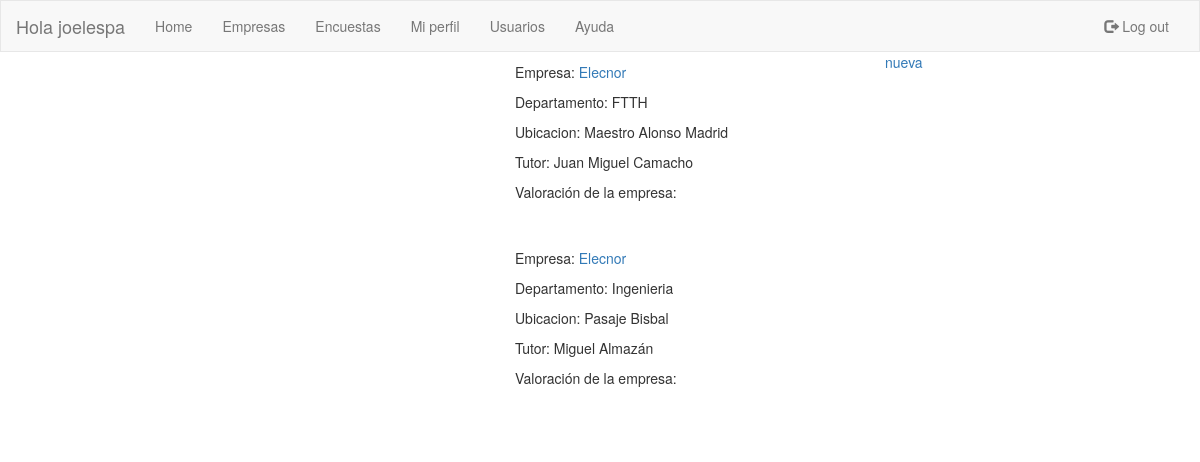
The app's page /empresas/ (signed in) with its own data.
### sopa/models.py (models this page shows)
class usuarios (AbstractUser):
    id_grado = models.IntegerField(null=True,blank=True,default='0')

class empresas (models.Model):
    nombre_empresa = models.TextField(max_length=30,null=True,blank=True,default='')
    created_date = models.DateTimeField(default=timezone.now)
    ubicacion = models.TextField(max_length=40,null=True,blank=True,default='')
    tutor = models.TextField(max_length=25,null=True,blank=True,default='')
    departamento = models.TextField(max_length=20,null=True,blank=True,default='')
    valoracion = models.IntegerField(null=True,blank=True,default='0')

### sopa/views.py (the view)
# urls.py: url(r'^empresas/$', views.lista_empresas, name='lista_empresas'),
@login_required
def lista_empresas(request):
    empresa = empresas.objects.all()
    for x in empresa:
        notamedia(x)
    return render(request, 'sopa/lista_empresas.html', {'titulo': 'SOPA lista empresas' ,'empresas' : empresa})

### sopa/templates/sopa/lista_empresas.html
{% extends "sopa/index.html" %}
{% block content %}
<div class ="row col-md-4 col-md-offset-5">
{% for empresa in empresas %}
  <p> Empresa: <a href= '/empresas/{{empresa.pk}}'>{{empresa.nombre_empresa}}</a>
  <p> Departamento: {{empresa.departamento}} </p>
  <p> Ubicacion: {{empresa.ubicacion}} </p>
  <p> Tutor: {{empresa.tutor}} </p>
  <p>Valoración de la empresa: <span class="rating-static rating-{{empresa.valoracion}}0"></span>
  <br>
{% endfor %}
</div>
<a href="/empresas/new/">nueva</a>
{% endblock content %}

### sopa/templates/sopa/index.html (shortened to what this page needs)
{% load staticfiles %}
<!DOCTYPE html>
<html lang="en">
<head>
  <link rel="stylesheet" href="https://maxcdn.bootstrapcdn.com/bootstrap/3.3.7/css/bootstrap.min.css">
  <link rel="stylesheet" href="{% static 'css/sopa.css' %}">
</head>
<body>
  <nav class="navbar navbar-default">
    <div class="container-fluid">
      <div class="navbar-header">
        <a class="navbar-brand" >Hola {{ user.username }}</a>
      </div>
      <div class="collapse navbar-collapse" id="myNavbar">
        <ul class="nav navbar-nav">
          <li><a href="/">Home</a></li>
          <li><a title="Empresas" href="/empresas">Empresas</a></li>
          <li><a title="Encuestas" href="/encuesta">Encuestas</a></li>
          <li><a title="Mi perfil" href="/usuarios/miperfil">Mi perfil</a></li>
          <li><a title="Usuarios" href="/usuarios">Usuarios</a></li>
          <li><a title="Ayuda" href="#">Ayuda</a></li>
        </ul>
        <ul class="nav navbar-nav navbar-right">
          {% if user.is_authenticated %}
          <li><a href="/logout"><span class="glyphicon glyphicon-log-out"></span> Log out</a></li>
          {% else %}
          <li><a href="/login"><span class="glyphicon glyphicon-log-in"></span> Sing In</a></li>
          {% endif %}
        </ul>
      </div>
  </div>
</nav>
<body>
{% block content %}
{% endblock content %}
</body>

### sopa/static/css/sopa.css (style rules this page uses)
.navbar { margin-bottom: 0; border-radius: 0; }
.row { margin-top: 10px; }
.rating-static { width: 60px; height: 16px; display: block; background: url('http://www.itsalif.info/blogfiles/rating/star-rating.png') 0 0 no-repeat; }
.rating-40 { background-position: -12px 0; }
.rating-00 { background-position: -60px 0; }

### records on screen
usuarios: username "joelespa"
empresas: nombre_empresa "Elecnor", departamento "FTTH", ubicacion "Maestro Alonso Madrid", tutor "Juan Miguel Camacho"
empresas: nombre_empresa "Elecnor", departamento "Ingenieria", ubicacion "Pasaje Bisbal", tutor "Miguel Almazán"
